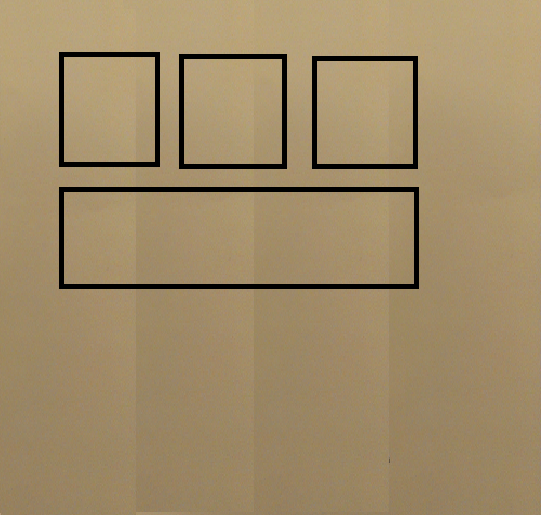
//> input picture UI Project/UI Project/test.png, 541 x 515 px
$ ./Source   (built with g++ and OpenCV 4)
//> lines starting //> are read from the running program, lines starting //| are printed output that depends on the picture; after the words box and inside, x2 and y2 are one past the last pixel; in counts of white or black regions, pixels touching at a corner belong together
#include "opencv2/highgui/highgui.hpp"
#include "opencv2/imgproc/imgproc.hpp"
#include <iostream>
#include <stdio.h>
#include <stdlib.h>
#include <algorithm>

using namespace cv;
using namespace std;

Mat src; Mat src_gray;
int thresh = 100;
int max_thresh = 255;
RNG rng(12345);

// x value sort parameter function
bool pointSortX(const Point& a, const Point& b) {
	return (a.x < b.x);
}

// y value sort parameter function
bool pointSortY(const Point& a, const Point& b) {
	return (a.y < b.y);
}

/*
*@points the vertices of the shape
*@size the number of vertices in the shape
*@type the type of div, default to 'd' (changed later)
*/
struct myShape {
	vector<Point> points;
	size_t size;
	char type;
	myShape(vector<Point> points1) {
		this->points = points1;
		this->size = points1.size();
		this->type = 'd'; // d for default
	}

	//function used to sort the vertices first by x values, then by y values
	void pointSort() {
		std::sort(points.begin(), points.end(), pointSortX);
		std::sort(points.begin(), points.end(), pointSortY);
	}
};
vector<myShape> myShapes; // vector to hold shapes
vector<myShape> deletedShapes; // second vector hold deleted shapes, so you can undo the delete if you want

//check to make sure there are no duplicates in the shapesvector.
// returns true if it's a duplicate, false otherwise
bool checkShapes(vector<Point> shapeVector) {
	int count = 0;
	size_t shapeSize = shapeVector.size();
	bool * alreadyUsed = new bool[shapeSize];
	for (int z = 0; z < shapeSize; z++)
		alreadyUsed[z] = false;
	double xrange1, yrange1, xrange2, yrange2;
	for (int y = 0; y < myShapes.size(); y++) {
		if (myShapes[y].size == shapeSize) {
			for (int i = 0; i < shapeSize; i++) {
				xrange1 = shapeVector[i].x * .80;
				xrange2 = shapeVector[i].x * 1.20;
				yrange1 = shapeVector[i].y * .80;
				yrange2 = shapeVector[i].y * 1.20;
				for (int g = 0; g < shapeSize; g++) {
					if (myShapes[y].points[g].x <= xrange2 && myShapes[y].points[g].x >= xrange1 && myShapes[y].points[g].y <= yrange2 && myShapes[y].points[g].y >= yrange1 && !alreadyUsed[g]) {
						count += 1;
						alreadyUsed[g] = true;
						break;
					}
				}
			}
			if (count == shapeSize) {
				delete[] alreadyUsed;
				return true;
			}
			count = 0;
			for (int z = 0; z < shapeSize; z++)
				alreadyUsed[z] = false;
		}
	}
	delete[] alreadyUsed;
	return false;
}

// checks for the shape type, meaning it detects if there is a shape
// inside another shape, and if true, changes the type of the outside shape
// to an image or text div
void checkShapeType() {
	double xrange1, xrange2, yrange1, yrange2;
	int count = 0;
	for (int i = 0; i < myShapes.size(); i++) {
		if (myShapes[i].type == 'r') {
			xrange1 = myShapes[i].points[0].x;
			xrange2 = myShapes[i].points[3].x;
			yrange1 = myShapes[i].points[0].y;
			yrange2 = myShapes[i].points[3].y;
			for (int j = 0; j < myShapes.size(); j++) {
				if (myShapes[j].type == 't') {
					for (int y = 0; y < 3; y++) {
						if (myShapes[j].points[y].x < xrange2 && myShapes[j].points[y].x > xrange1 && myShapes[j].points[y].y < yrange2 && myShapes[j].points[y].y > yrange1)
							count += 1;
					}
					if (count == 3) {
						myShapes[i].type = 'T'; // big T indicating its a text object
						count = 0; // reset variables
						myShapes.erase(myShapes.begin() + j); // erase useless shape
						i -= 1; // reset i since myShapes is now smaller in size
						j -= 1; // reset j since myShapes is now smaller in size
						break; // break out of for loop
					}
				}
				else if (myShapes[j].type == 'c') {
					for (int y = 0; y < myShapes[j].size; y++) {
						if (myShapes[j].points[y].x < xrange2 && myShapes[j].points[y].x > xrange1 && myShapes[j].points[y].y < yrange2 && myShapes[j].points[y].y > yrange1)
							count += 1;
					}
					if (count == myShapes[j].size) {
						myShapes[i].type = 'I'; // big I indicating its an image
						count = 0; // reset variables
						myShapes.erase(myShapes.begin() + j); // erase useless shape
						i -= 1; // reset i since myShapes is now smaller in size
						j -= 1; // reset j since myShapes is now smaller in size
						break; // break out of for loop
					}
				}

			}

		}
	}
}

/// Function header
void thresh_callback(int, void*);

/** @function main */
int main(int argc, char** argv)
{
	/// Load source image and convert it to gray
	src = imread("C:/Users/Nicholas/Desktop/test.png");
//> src is the input picture: 515 rows x 541 cols, CV_8UC3; mean B, G, R 103.3, 138.7, 159.3

	/// Convert image to gray and blur it
	cvtColor(src, src_gray, CV_BGR2GRAY);
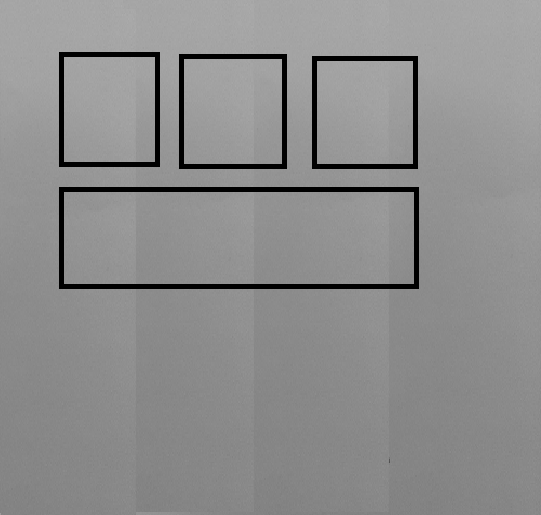
//> src_gray: 515 rows x 541 cols, CV_8UC1; min 0, max 172, mean 140.8
	blur(src_gray, src_gray, Size(3, 3));

	/// Create Window
	char* source_window = "Source";
	namedWindow(source_window, CV_WINDOW_AUTOSIZE);
	imshow(source_window, src);

	createTrackbar(" Canny thresh:", "Source", &thresh, max_thresh, thresh_callback);
	thresh_callback(0, 0);

	waitKey(0);
	return(0);
}

/** @function thresh_callback */
void thresh_callback(int, void*)
{
	Mat canny_output;
	vector<vector<Point> > contours;
	vector<Vec4i> hierarchy;
	vector<Point> approxShape;

	/// Detect edges using canny
	Canny(src_gray, canny_output, 0, 50, 5);
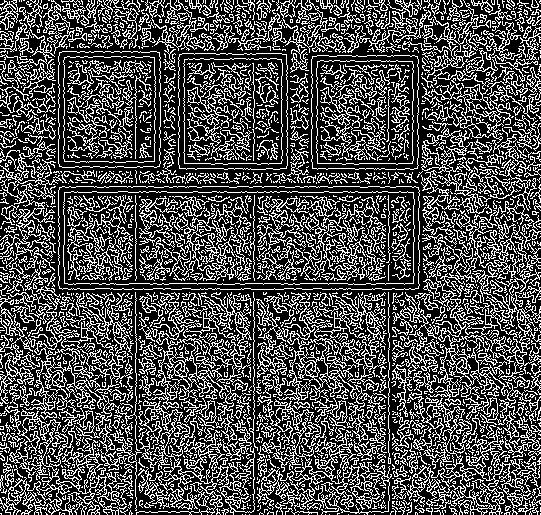
//> canny_output: 515 rows x 541 cols, CV_8UC1; 30.8% white in thin lines or dots
	/// Find contours
	findContours(canny_output, contours, CV_RETR_TREE, CV_CHAIN_APPROX_SIMPLE);
//> contours = 3453 contours, 2879 with area under 20; largest, box (x1, y1, x2, y2) and area: (58, 186, 420, 290) 36847, (58, 186, 420, 290) 36845, (63, 191, 415, 285) 32016, (63, 191, 415, 285) 32014, (178, 53, 288, 170) 12457
	/// Draw contours
	Mat drawing = Mat::zeros(canny_output.size(), CV_8UC3);
	for (int i = 0; i < contours.size(); i++)
	{
		approxPolyDP(Mat(contours[i]), approxShape, arcLength(Mat(contours[i]), true)*0.02, true);
		if (checkShapes(approxShape)) {
			// do nothing because it's a duplicate
		}
		else {
			myShape newShape(approxShape);
			newShape.pointSort();
			if (approxShape.size() == 3)
				newShape.type = 't'; // t for triangle
			else if (approxShape.size() == 4)
				newShape.type = 'r'; // r for rectangle
			else {// it's a circle
				newShape.type = 'c'; // c for circle
			}
			myShapes.push_back(newShape);
			Scalar color = Scalar(rng.uniform(0, 255), rng.uniform(0, 255), rng.uniform(0, 255));
			drawContours(drawing, contours, i, color, 2, 8, hierarchy, 0, Point());
		}
	}
//> this loop made 3453 passes
//> (shapeSize in checkShapes, this->size in myShape) on passes 12, 13, 15: (4, 4), (6, 6), (4, 4)
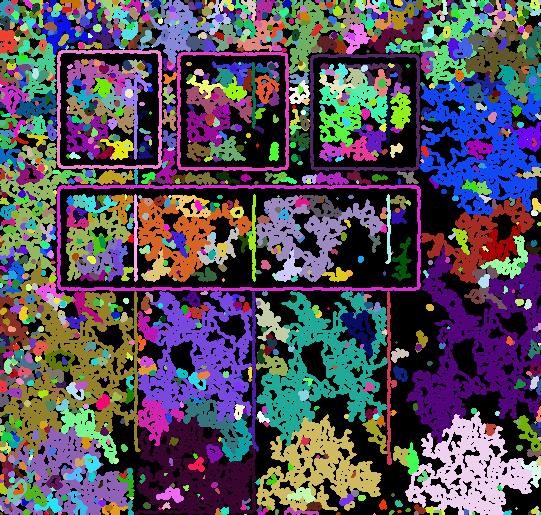
//> drawing: 515 rows x 541 cols, CV_8UC3; mean B, G, R 89.5, 77.4, 84.6
//> after the loop, approxShape = 5 Points (x, y): [12, 1], [13, 0], [15, 0], [16, 1], [14, 3]; myShapes = 1446 items

	checkShapeType();
//> the loop in checkShapeType, `for (int i = 0; i < myShapes.size(); i++)` made 1446 passes
//> (xrange1, xrange2, yrange1, yrange2) on passes 5, 8, 12, 13, 37, 42, 54, 55, 58, 80, 108, 120: (337, 337, 513, 514), (472, 473, 512, 514), (59, 59, 512, 514), (45, 47, 512, 514), (267, 270, 506, 508), (76, 76, 504, 506), (130, 132, 497, 498), (2, 4, 497, 499), (198, 198, 494, 496), (165, 165, 473, 475), (4, 6, 450, 452), (15, 15, 459, 463)
//> after the loop in checkShapeType, `for (int i = 0; i < myShapes.size(); i++)`: count = 0; myShapes = 1443 items

	/// Show in a window
	namedWindow("Contours", CV_WINDOW_AUTOSIZE);
	imshow("Contours", drawing);
}

$ run again, with UI Project/UI Project/rects2.png copied over UI Project/UI Project/test.png
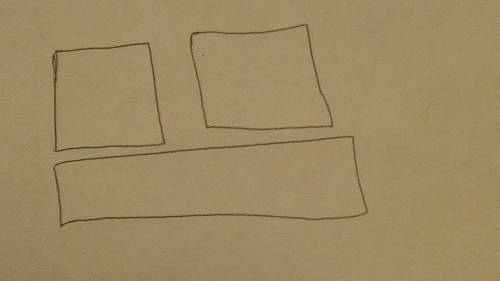
//> input picture UI Project/UI Project/rects2.png, 500 x 281 px
//> src is the input picture: 281 rows x 500 cols, CV_8UC3; mean B, G, R 99, 137.9, 158.5
//> in thresh_callback, `Canny(src_gray, canny_output, 0, 50, 5);`:
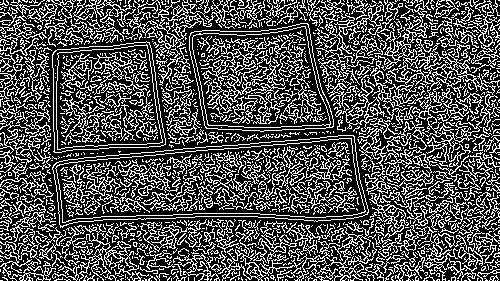
//> canny_output: 281 rows x 500 cols, CV_8UC1; 31.9% white in thin lines or dots
//> contours = 1945 contours, 1626 with area under 20; largest, box (x1, y1, x2, y2) and area: (52, 135, 369, 228) 21741, (52, 135, 369, 227) 21730, (55, 138, 366, 223) 19416, (55, 138, 366, 223) 19410, (189, 23, 334, 132) 12411
//> the loop in thresh_callback, `for (int i = 0; i < contours.size(); i++)` made 1945 passes
//> (shapeSize in checkShapes, this->size in myShape) on passes 16, 20, 22: (6, 6), (6, 6), (5, 5)
//> after the loop in thresh_callback, `for (int i = 0; i < contours.size(); i++)`:
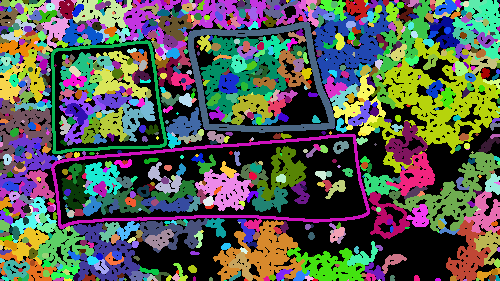
//> drawing: 281 rows x 500 cols, CV_8UC3; mean B, G, R 84.8, 94.1, 89.8
//> after the loop in thresh_callback, `for (int i = 0; i < contours.size(); i++)`: approxShape = contour of 11 points, box (x1, y1, x2, y2) (0, 0, 9, 6), area 6; myShapes = 1003 items
//> the loop in checkShapeType, `for (int i = 0; i < myShapes.size(); i++)` made 1003 passes
//> (xrange1, xrange2, yrange1, yrange2) on passes 19, 20, 23, 26, 62, 64, 84, 85: (477, 477, 278, 280), (211, 210, 278, 280), (97, 97, 278, 280), (154, 156, 277, 280), (336, 338, 264, 265), (56, 58, 264, 265), (19, 21, 269, 270), (8, 8, 267, 268)
//> after the loop in checkShapeType, `for (int i = 0; i < myShapes.size(); i++)`: count = 0

$ run again, with UI Project/UI Project/shapes2.png copied over UI Project/UI Project/test.png
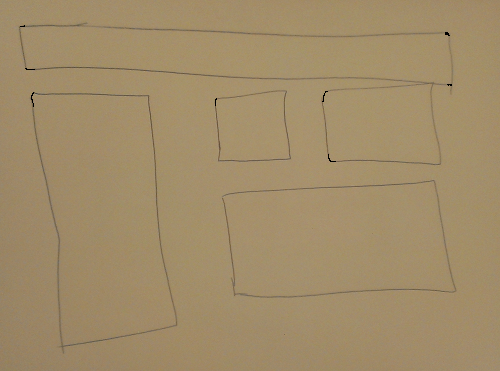
//> input picture UI Project/UI Project/shapes2.png, 500 x 371 px
//> src is the input picture: 371 rows x 500 cols, CV_8UC3; mean B, G, R 104.9, 140.6, 161.3
//> in thresh_callback, `Canny(src_gray, canny_output, 0, 50, 5);`:
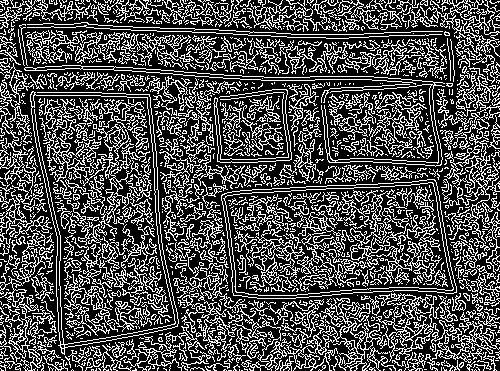
//> canny_output: 371 rows x 500 cols, CV_8UC1; 30.6% white in thin lines or dots
//> contours = 2266 contours, 1868 with area under 20; largest, box (x1, y1, x2, y2) and area: (30, 91, 179, 355) 26578, (31, 94, 176, 345) 26490, (221, 179, 457, 299) 23690, (221, 179, 457, 299) 23684, (223, 182, 454, 296) 21715
//> the loop in thresh_callback, `for (int i = 0; i < contours.size(); i++)` made 2266 passes
//> (shapeSize in checkShapes, this->size in myShape) on passes 4, 7, 10: (4, 4), (6, 6), (6, 6)
//> after the loop in thresh_callback, `for (int i = 0; i < contours.size(); i++)`:
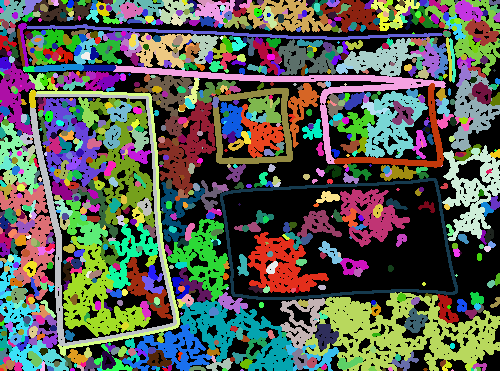
//> drawing: 371 rows x 500 cols, CV_8UC3; mean B, G, R 85.4, 96.1, 91.8
//> after the loop in thresh_callback, `for (int i = 0; i < contours.size(); i++)`: approxShape = 5 Points (x, y): [5, 3], [5, 1], [6, 0], [8, 2], [6, 4]; myShapes = 1034 items
//> the loop in checkShapeType, `for (int i = 0; i < myShapes.size(); i++)` made 1034 passes
//> (xrange1, xrange2, yrange1, yrange2) on passes 3, 10, 12, 15, 57, 80, 107, 111: (475, 476, 369, 370), (72, 73, 369, 370), (389, 391, 368, 370), (98, 100, 368, 370), (284, 286, 347, 349), (162, 162, 333, 334), (477, 477, 304, 308), (0, 1, 301, 304)
//> after the loop in checkShapeType, `for (int i = 0; i < myShapes.size(); i++)`: count = 424
